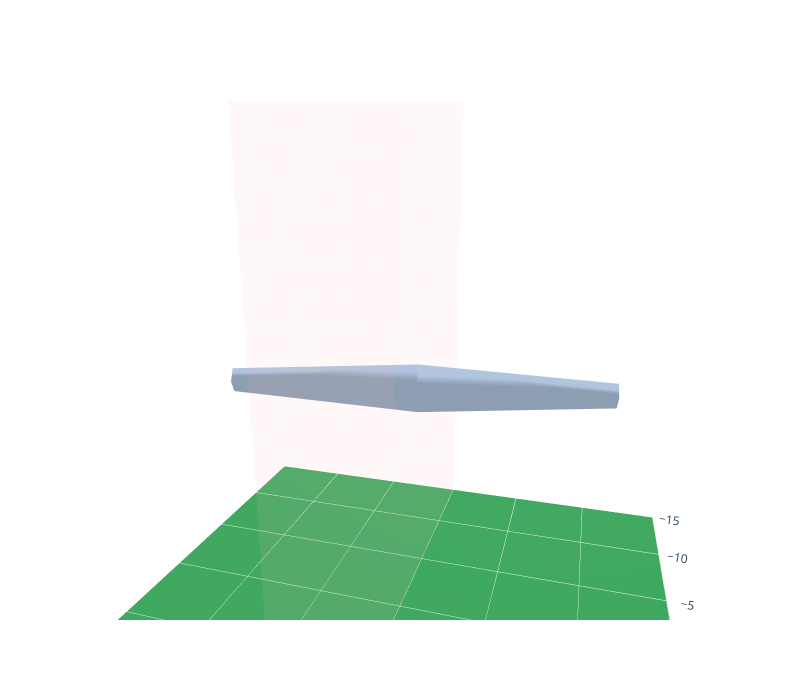

Notebook code cell kept with this figure:
### Code cell
vis2 = SolidObjVisualizer((-15,15), (-15,15), (0,22), width=800, height=700)

p = vis2.poly_xz(5, 1)
s,t = vis2.extrude_y(p, 10, scale=0.5)
s2 = vis2.mirror_xz(s)
ss = vis2.rot_z([s,s2], np.pi/20)
ss = vis2.translate(ss, (0,1,10))
for m in ss:
    vis2.add(m, t, 'lightsteelblue', text='', opacity=1.0)

# s = vis1.rot_y(s, np.pi/4)

vis2.show()

### Figure 1 — Plotly figure (JSON) as saved in the notebook; plotly's stock layout.template omitted (floating-point values rounded to 4 significant figures)
{"data": [{"cmax": 1, "cmin": 0, "colorscale": [[0, "rgb(247,252,245)"], [0.125, "rgb(229,245,224)"], [0.25, "rgb(199,233,192)"], [0.375, "rgb(161,217,155)"], [0.5, "rgb(116,196,118)"], [0.625, "rgb(65,171,93)"], [0.75, "rgb(35,139,69)"], [0.875, "rgb(0,109,44)"], [1, "rgb(0,68,27)"]], "hoverinfo": "skip", "showscale": false, "surfacecolor": [[0.69, 0.69], [0.69, 0.69]], "type": "surface", "x": [-15, 15], "y": [-15, 15], "z": [[0, 0], [0, 0]]}, {"color": "lightpink", "hoverinfo": "skip", "i": [0, 0], "j": [1, 2], "k": [2, 3], "opacity": 0.1, "type": "mesh3d", "x": [-15, -15, 15, 15], "y": [0, 0, 0, 0], "z": [0, 22, 22, 0]}, {"color": "lightsteelblue", "hovertemplate": "<extra></extra>", "i": [0, 1, 1, 2, 2, 3, 3, 4, 4, 0], "j": [5, 5, 6, 6, 7, 7, 8, 8, 9, 9], "k": [1, 6, 2, 7, 3, 8, 4, 9, 0, 5], "opacity": 1, "type": "mesh3d", "x": [0.9877, 0.3052, -0.7991, -0.7991, 0.3052, -1.071, -1.412, -1.964, -1.964, -1.412, 0, -1.564], "y": [1.156, 1.048, 0.8734, 0.8734, 1.048, 10.96, 10.9, 10.81, 10.81, 10.9, 1, 10.88], "z": [10, 10.95, 10.59, 9.412, 9.049, 10, 10.48, 10.29, 9.706, 9.524, 10, 10]}, {"color": "lightsteelblue", "hovertemplate": "<extra></extra>", "i": [0, 1, 1, 2, 2, 3, 3, 4, 4, 0], "j": [5, 5, 6, 6, 7, 7, 8, 8, 9, 9], "k": [1, 6, 2, 7, 3, 8, 4, 9, 0, 5], "opacity": 1, "type": "mesh3d", "x": [0.9877, 0.3052, -0.7991, -0.7991, 0.3052, 2.058, 1.717, 1.165, 1.165, 1.717, 0, 1.564], "y": [1.156, 1.048, 0.8734, 0.8734, 1.048, -8.799, -8.853, -8.94, -8.94, -8.853, 1, -8.877], "z": [10, 10.95, 10.59, 9.412, 9.049, 10, 10.48, 10.29, 9.706, 9.524, 10, 10]}], "layout": {"autosize": false, "height": 700, "scene": {"aspectmode": "manual", "aspectratio": {"x": 1, "y": 1, "z": 1}, "camera": {"eye": {"x": 1, "y": 0.3, "z": 0.3}, "up": {"x": 0, "y": 0, "z": 1}}, "xaxis": {"range": [-15, 15], "showbackground": false}, "yaxis": {"range": [-15, 15], "showbackground": false}, "zaxis": {"range": [0, 22], "showbackground": false}}, "width": 800}}
